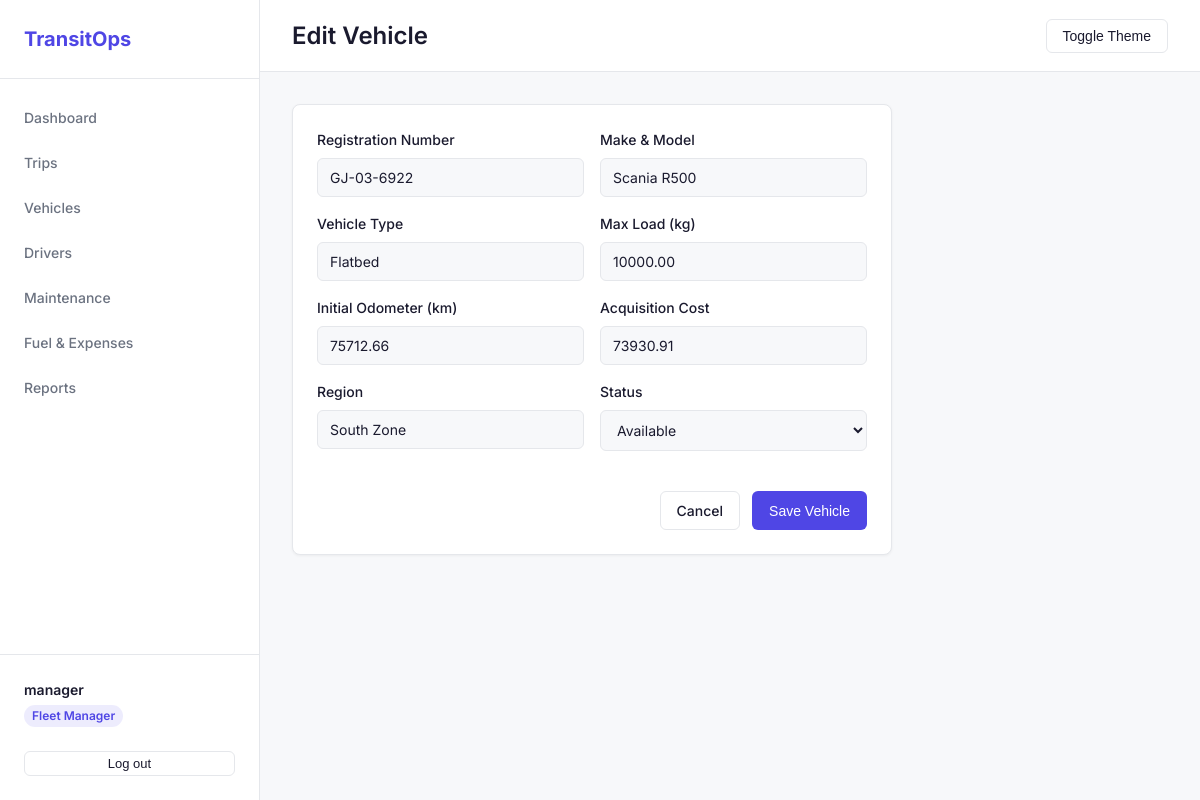
/vehicles/123/edit/ (signed in), run on the app's committed database.
### accounts/models.py (models this page shows, shortened)
class Profile(models.Model):
    ROLE_CHOICES = (
        ('Fleet Manager', 'Fleet Manager'),
        ('Driver', 'Driver'),
        ('Safety Officer', 'Safety Officer'),
        ('Financial Analyst', 'Financial Analyst'),
        ('Admin', 'Admin'),
    )
    user = models.OneToOneField(User, on_delete=models.CASCADE)
    role = models.CharField(max_length=50, choices=ROLE_CHOICES, default='Driver')
    phone_number = models.CharField(max_length=20, blank=True)
    region = models.CharField(max_length=100, blank=True)

### vehicles/models.py (models this page shows, shortened)
class Vehicle(models.Model):
    STATUS_CHOICES = (
        ('Available', 'Available'),
        ('On Trip', 'On Trip'),
        ('In Shop', 'In Shop'),
        ('Retired', 'Retired'),
    )
    registration_number = models.CharField(max_length=50, unique=True, db_index=True)
    name_model = models.CharField(max_length=100)
    vehicle_type = models.CharField(max_length=50)
    max_load_capacity = models.DecimalField(max_digits=10, decimal_places=2, help_text="in kg")
    odometer = models.DecimalField(max_digits=10, decimal_places=2, default=0.0, help_text="in km")
    acquisition_cost = models.DecimalField(max_digits=12, decimal_places=2)
    status = models.CharField(max_length=20, choices=STATUS_CHOICES, default='Available')
    region = models.CharField(max_length=100, blank=True)
    created_at = models.DateTimeField(auto_now_add=True)
    updated_at = models.DateTimeField(auto_now=True)
    class Meta:
        ordering = ['-created_at']

### vehicles/views.py (the view)
# urls.py: path('<int:vehicle_id>/edit/', views.vehicle_edit, name='vehicle_edit'),
@role_required('Fleet Manager', 'Admin')
def vehicle_edit(request, vehicle_id):
    vehicle = get_object_or_404(Vehicle, id=vehicle_id)
    if request.method == 'POST':
        form = VehicleForm(request.POST, instance=vehicle)
        if form.is_valid():
            form.save()
            messages.success(request, 'Vehicle updated successfully.')
            return redirect('vehicles_list')
    else:
        form = VehicleForm(instance=vehicle)
    return render(request, 'vehicles/form.html', {'form': form, 'action': 'Edit'})

### vehicles/forms.py
class VehicleForm(forms.ModelForm):
    class Meta:
        model = Vehicle
        fields = ['registration_number', 'name_model', 'vehicle_type', 'max_load_capacity', 'odometer', 'acquisition_cost', 'region', 'status']
        widgets = {
            'registration_number': forms.TextInput(attrs={'class': 'form-control'}),
            'name_model': forms.TextInput(attrs={'class': 'form-control'}),
            'vehicle_type': forms.TextInput(attrs={'class': 'form-control'}),
            'max_load_capacity': forms.NumberInput(attrs={'class': 'form-control'}),
            'odometer': forms.NumberInput(attrs={'class': 'form-control'}),
            'acquisition_cost': forms.NumberInput(attrs={'class': 'form-control'}),
            'region': forms.TextInput(attrs={'class': 'form-control'}),
            'status': forms.Select(attrs={'class': 'form-control'}),
        }

### templates/vehicles/form.html (shortened to what this page needs)
{% extends 'base.html' %}
{% block page_title %}{{ action }} Vehicle{% endblock %}
{% block content %}
<div class="card" style="max-width: 600px;">
    <form method="post">
        <div class="grid grid-cols-2" style="gap: 16px;">
            <div class="form-group">
                <label class="form-label" for="{{ form.registration_number.id_for_label }}">Registration Number</label>
                {{ form.registration_number }}
            </div>
            <div class="form-group">
                <label class="form-label" for="{{ form.name_model.id_for_label }}">Make & Model</label>
                {{ form.name_model }}
            </div>
        </div>
        <div class="grid grid-cols-2" style="gap: 16px;">
            <div class="form-group">
                <label class="form-label" for="{{ form.vehicle_type.id_for_label }}">Vehicle Type</label>
                {{ form.vehicle_type }}
            </div>
            <div class="form-group">
                <label class="form-label" for="{{ form.max_load_capacity.id_for_label }}">Max Load (kg)</label>
                {{ form.max_load_capacity }}
            </div>
        </div>
        <div class="grid grid-cols-2" style="gap: 16px;">
            <div class="form-group">
                <label class="form-label" for="{{ form.odometer.id_for_label }}">Initial Odometer (km)</label>
                {{ form.odometer }}
            </div>
            <div class="form-group">
                <label class="form-label" for="{{ form.acquisition_cost.id_for_label }}">Acquisition Cost</label>
                {{ form.acquisition_cost }}
            </div>
        </div>
        <div class="grid grid-cols-2" style="gap: 16px;">
            <div class="form-group">
                <label class="form-label" for="{{ form.region.id_for_label }}">Region</label>
                {{ form.region }}
            </div>
            <div class="form-group">
                <label class="form-label" for="{{ form.status.id_for_label }}">Status</label>
                {{ form.status }}
            </div>
        </div>
        <div style="margin-top: 24px; display: flex; gap: 12px; justify-content: flex-end;">
            <a href="{% url 'vehicles_list' %}" class="btn btn-ghost">Cancel</a>
            <button type="submit" class="btn btn-primary">Save Vehicle</button>
        </div>
    </form>
</div>
{% endblock %}

### templates/base.html (shortened to what this page needs)
<!DOCTYPE html>
<html lang="en" data-theme="light">
<head>
    {% load static %}
    <link rel="stylesheet" href="{% static 'css/base.css' %}">
</head>
<body>
    <div class="layout">
        {% if user.is_authenticated %}
        <aside class="sidebar">
            <div class="sidebar-header">
                <h2>TransitOps</h2>
            </div>
            <nav class="sidebar-nav">
                <a href="{% url 'dashboard' %}" class="nav-item">Dashboard</a>
                {% if user.profile.role in 'Fleet Manager,Admin,Driver,Safety Officer' %}
                <a href="{% url 'trips_list' %}" class="nav-item">Trips</a>
                {% endif %}
                {% if user.profile.role in 'Fleet Manager,Admin,Safety Officer' %}
                <a href="{% url 'vehicles_list' %}" class="nav-item">Vehicles</a>
                <a href="{% url 'drivers_list' %}" class="nav-item">Drivers</a>
                {% endif %}
                {% if user.profile.role in 'Fleet Manager,Admin' %}
                <a href="{% url 'maintenance_list' %}" class="nav-item">Maintenance</a>
                {% endif %}
                {% if user.profile.role in 'Fleet Manager,Admin,Financial Analyst,Safety Officer' %}
                <a href="{% url 'finance_list' %}" class="nav-item">Fuel & Expenses</a>
                {% endif %}
                {% if user.profile.role in 'Fleet Manager,Admin,Financial Analyst' %}
                <a href="{% url 'reports' %}" class="nav-item">Reports</a>
                {% endif %}
            </nav>
            <div class="sidebar-footer">
                <div class="user-info">
                    <div class="user-name">{{ user.get_full_name|default:user.username }}</div>
                    <div class="user-role badge badge-primary">{{ user.profile.role }}</div>
                </div>
                <form action="{% url 'logout' %}" method="post">
                    <button type="submit" class="btn btn-ghost btn-sm w-full mt-2">Log out</button>
                </form>
            </div>
        </aside>
        {% endif %}
        <main class="main-content">
            {% if user.is_authenticated %}
            <header class="topbar">
                <div class="page-title">
                    <h1>{% block page_title %}Overview{% endblock %}</h1>
                </div>
                <div class="topbar-actions">
                    <button id="theme-toggle" class="btn btn-ghost">Toggle Theme</button>
                </div>
            </header>
            {% endif %}
            <div class="content-container">
                {% block content %}{% endblock %}
            </div>
        </main>
    </div>
</body>
</html>

### static/css/base.css (style rules this page uses)
:root { --bg: #F7F8FA; --surface: #FFFFFF; --text: #1A1A2E; --text-muted: #6B7280; --border: #E5E7EB; --primary: #4F46E5; --primary-hover: #4338CA; --success: #10B981; --warning: #F59E0B; --danger: #EF4444; --info: #3B82F6; }
* { box-sizing: border-box; margin: 0; padding: 0; }
body { font-family: 'Inter', -apple-system, sans-serif; background-color: var(--bg); color: var(--text); line-height: 1.5; font-size: 14px; }
a { color: var(--primary); text-decoration: none; }
.layout { display: flex; min-height: 100vh; }
.sidebar { width: 260px; background-color: var(--surface); border-right: 1px solid var(--border); display: flex; flex-direction: column; position: fixed; height: 100vh; z-index: 100; }
.sidebar-header { padding: 24px; border-bottom: 1px solid var(--border); }
.sidebar-header h2 { font-size: 20px; font-weight: 700; color: var(--primary); }
.sidebar-nav { flex: 1; padding: 16px 0; overflow-y: auto; }
.nav-item { display: block; padding: 12px 24px; color: var(--text-muted); font-weight: 500; transition: all 0.2s; }
.sidebar-footer { padding: 24px; border-top: 1px solid var(--border); }
.user-info { margin-bottom: 16px; }
.user-name { font-weight: 600; margin-bottom: 4px; }
.main-content { flex: 1; margin-left: 260px; display: flex; flex-direction: column; min-height: 100vh; }
.topbar { height: 72px; background-color: var(--surface); border-bottom: 1px solid var(--border); display: flex; align-items: center; justify-content: space-between; padding: 0 32px; position: sticky; top: 0; z-index: 90; }
.page-title h1 { font-size: 24px; font-weight: 600; }
.content-container { padding: 32px; flex: 1; }
.card { background-color: var(--surface); border: 1px solid var(--border); border-radius: 8px; box-shadow: 0 1px 3px rgba(0, 0, 0, 0.05); padding: 24px; margin-bottom: 24px; }
.btn { display: inline-flex; align-items: center; justify-content: center; padding: 8px 16px; font-size: 14px; font-weight: 500; border-radius: 6px; border: 1px solid transparent; cursor: pointer; transition: all 0.2s; }
.btn-primary { background-color: var(--primary); color: white; }
.btn-ghost { background-color: transparent; color: var(--text); border-color: var(--border); }
.btn-sm { padding: 4px 12px; font-size: 13px; }
.w-full { width: 100%; }
.mt-2 { margin-top: 8px; }
.badge { display: inline-block; padding: 2px 8px; font-size: 12px; font-weight: 600; border-radius: 9999px; }
.badge-primary { background-color: rgba(79, 70, 229, 0.1); color: var(--primary); }
.form-group { margin-bottom: 16px; }
.form-label { display: block; margin-bottom: 8px; font-weight: 500; color: var(--text); }
.form-control { width: 100%; padding: 10px 12px; font-size: 14px; font-family: inherit; color: var(--text); background-color: var(--bg); border: 1px solid var(--border); border-radius: 6px; transition: border-color 0.2s, box-shadow 0.2s; }
.grid { display: grid; gap: 24px; }
.grid-cols-2 { grid-template-columns: repeat(2, 1fr); }

### data on the page
Vehicle: registration_number "GJ-03-6922", name_model "Scania R500", vehicle_type "Flatbed", max_load_capacity "10000.00", odometer "75712.66", acquisition_cost "73930.91", region "South Zone", status "Available"

### other printed values
{{ user.get_full_name|default:user.username }} "manager"
{{ user.profile.role }} "Fleet Manager"
{{ action }} "Edit"
